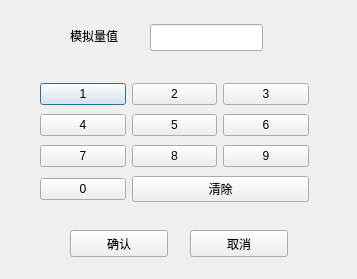
<?xml version="1.0" encoding="UTF-8"?>
<ui version="4.0">
 <class>TestByteDialog</class>
 <widget class="QDialog" name="TestByteDialog">
  <property name="geometry">
   <rect>
    <x>0</x>
    <y>0</y>
    <width>357</width>
    <height>279</height>
   </rect>
  </property>
  <property name="focusPolicy">
   <enum>Qt::ClickFocus</enum>
  </property>
  <property name="contextMenuPolicy">
   <enum>Qt::NoContextMenu</enum>
  </property>
  <property name="windowTitle">
   <string>模拟量测试</string>
  </property>
  <property name="windowIcon">
   <iconset>
    <normaloff>resource/image/cnr.png</normaloff>resource/image/cnr.png</iconset>
  </property>
  <widget class="QLineEdit" name="lineEdit">
   <property name="geometry">
    <rect>
     <x>150</x>
     <y>24</y>
     <width>113</width>
     <height>27</height>
    </rect>
   </property>
  </widget>
  <widget class="QLabel" name="label">
   <property name="geometry">
    <rect>
     <x>70</x>
     <y>20</y>
     <width>66</width>
     <height>31</height>
    </rect>
   </property>
   <property name="text">
    <string>模拟量值</string>
   </property>
  </widget>
  <widget class="QWidget" name="layoutWidget">
   <property name="geometry">
    <rect>
     <x>40</x>
     <y>80</y>
     <width>269</width>
     <height>128</height>
    </rect>
   </property>
   <layout class="QGridLayout" name="gridLayout">
    <item row="0" column="0">
     <widget class="QPushButton" name="pushButton1">
      <property name="text">
       <string>1</string>
      </property>
     </widget>
    </item>
    <item row="0" column="1">
     <widget class="QPushButton" name="pushButton2">
      <property name="text">
       <string>2</string>
      </property>
     </widget>
    </item>
    <item row="0" column="2">
     <widget class="QPushButton" name="pushButton3">
      <property name="text">
       <string>3</string>
      </property>
     </widget>
    </item>
    <item row="1" column="0">
     <widget class="QPushButton" name="pushButton4">
      <property name="text">
       <string>4</string>
      </property>
     </widget>
    </item>
    <item row="1" column="1">
     <widget class="QPushButton" name="pushButton5">
      <property name="text">
       <string>5</string>
      </property>
     </widget>
    </item>
    <item row="1" column="2">
     <widget class="QPushButton" name="pushButton6">
      <property name="text">
       <string>6</string>
      </property>
     </widget>
    </item>
    <item row="2" column="0">
     <widget class="QPushButton" name="pushButton7">
      <property name="text">
       <string>7</string>
      </property>
     </widget>
    </item>
    <item row="2" column="1">
     <widget class="QPushButton" name="pushButton8">
      <property name="text">
       <string>8</string>
      </property>
     </widget>
    </item>
    <item row="2" column="2">
     <widget class="QPushButton" name="pushButton9">
      <property name="text">
       <string>9</string>
      </property>
     </widget>
    </item>
    <item row="3" column="0">
     <widget class="QPushButton" name="pushButton0">
      <property name="text">
       <string>0</string>
      </property>
     </widget>
    </item>
    <item row="3" column="1" colspan="2">
     <widget class="QPushButton" name="pushButtonClear">
      <property name="text">
       <string>清除</string>
      </property>
     </widget>
    </item>
   </layout>
  </widget>
  <widget class="QPushButton" name="pushButtonOk">
   <property name="geometry">
    <rect>
     <x>70</x>
     <y>230</y>
     <width>98</width>
     <height>27</height>
    </rect>
   </property>
   <property name="text">
    <string>确认</string>
   </property>
  </widget>
  <widget class="QPushButton" name="pushButtonCancel">
   <property name="geometry">
    <rect>
     <x>190</x>
     <y>230</y>
     <width>98</width>
     <height>27</height>
    </rect>
   </property>
   <property name="text">
    <string>取消</string>
   </property>
  </widget>
 </widget>
 <tabstops>
  <tabstop>lineEdit</tabstop>
  <tabstop>pushButton1</tabstop>
  <tabstop>pushButton2</tabstop>
  <tabstop>pushButton3</tabstop>
  <tabstop>pushButton4</tabstop>
  <tabstop>pushButton5</tabstop>
  <tabstop>pushButton6</tabstop>
  <tabstop>pushButton7</tabstop>
  <tabstop>pushButton8</tabstop>
  <tabstop>pushButton9</tabstop>
  <tabstop>pushButton0</tabstop>
  <tabstop>pushButtonClear</tabstop>
  <tabstop>pushButtonOk</tabstop>
  <tabstop>pushButtonCancel</tabstop>
 </tabstops>
 <resources/>
 <connections>
  <connection>
   <sender>pushButtonCancel</sender>
   <signal>clicked()</signal>
   <receiver>TestByteDialog</receiver>
   <slot>close()</slot>
   <hints>
    <hint type="sourcelabel">
     <x>234</x>
     <y>238</y>
    </hint>
    <hint type="destinationlabel">
     <x>313</x>
     <y>239</y>
    </hint>
   </hints>
  </connection>
 </connections>
</ui>
